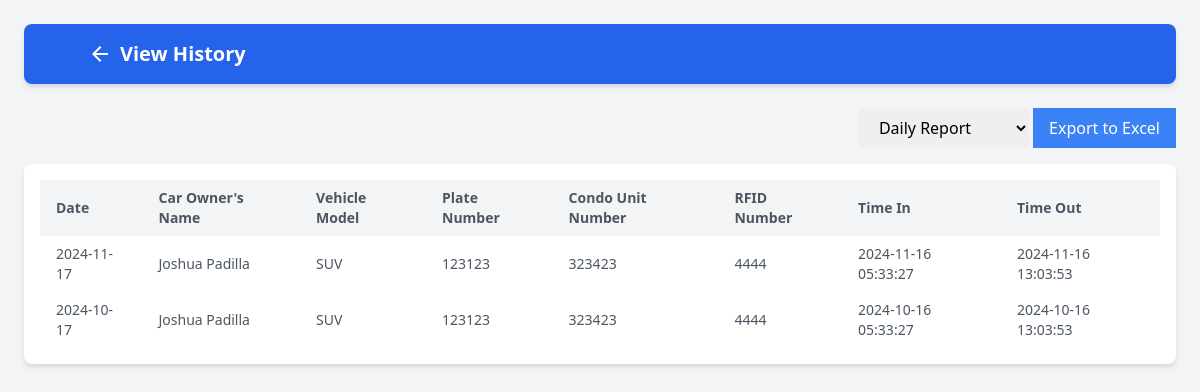
The page /admin/view_record.php?carID=10 on the database its author committed.
### tables this page shows
CREATE TABLE `time_logs` (
  `time_id` int(11) NOT NULL,
  `time_car_id` int(11) NOT NULL,
  `time_date` date NOT NULL,
  `time_in` datetime NOT NULL,
  `time_out` datetime DEFAULT NULL
);

CREATE TABLE `cars` (
  `car_id` int(11) NOT NULL,
  `carName` varchar(60) NOT NULL,
  `carType` varchar(60) NOT NULL,
  `plateNumber` varchar(60) NOT NULL,
  `condo` varchar(60) NOT NULL,
  `RFID` varchar(60) NOT NULL,
  `CarImage` varchar(255) NOT NULL,
  `cctImage` varchar(255) NOT NULL,
  `carStatus` int(11) NOT NULL DEFAULT 1 COMMENT '0=archive, 1=active'
);

### backend/db.php (called while the page is built, shortened)
<?php
class db_connect
{
    public $host = db_host;
    public $user = db_user;
    public $pass = db_pass;
    public $name = db_name;
    public function connect()
    {
        try {
            $this->conn = new mysqli($this->host, $this->user, $this->pass, $this->name);
        } catch (\Throwable $th) {
            header("Location:setup.php");
        }
    }
}

### backend/class.php (called while the page is built, shortened)
<?php
include ('db.php');
class global_class extends db_connect
{
    public function fetch_all_logHistory($carId) {
        $query = "SELECT * FROM `time_logs`
            LEFT JOIN cars
            ON cars.car_id = time_logs.time_car_id
            WHERE `time_car_id` = $carId
            ORDER BY time_logs.time_date DESC";
        $result = $this->conn->query($query);
        return $result;
    }
}
?>

### admin/view_record.php (the view, shortened to what this page needs)
<?php
include('../backend/class.php');
include "component/header.php";
$db = new global_class();
$carId = $_GET['carID'];
?>
<div class="flex justify-end mb-4">
    <form method="GET" action="../function/export_report.php">
        <select name="report_type" class="px-4 py-2">
            <option value="daily">Daily Report</option>
        </select>
        <button type="submit" class="bg-blue-500 text-white px-4 py-2">Export to Excel</button>
    </form>
</div>
<div class="overflow-x-auto bg-white shadow-md rounded-lg p-4">
    <table class="min-w-full table-auto">
        <thead class="bg-gray-100">
            <tr>
                <th class="px-4 py-2 text-left text-sm font-semibold text-gray-600">Date</th>
                <th class="px-4 py-2 text-left text-sm font-semibold text-gray-600">Car Owner's Name</th>
                <th class="px-4 py-2 text-left text-sm font-semibold text-gray-600">Vehicle Model</th>
                <th class="px-4 py-2 text-left text-sm font-semibold text-gray-600">Plate Number</th>
                <th class="px-4 py-2 text-left text-sm font-semibold text-gray-600">Condo Unit Number</th>
                <th class="px-4 py-2 text-left text-sm font-semibold text-gray-600">RFID Number</th>
                <th class="px-4 py-2 text-left text-sm font-semibold text-gray-600">Time In</th>
                <th class="px-4 py-2 text-left text-sm font-semibold text-gray-600">Time Out</th>
            </tr>
        </thead>
    <tbody>
        <?php
            $fetch_all_logHistory = $db->fetch_all_logHistory($carId);
            foreach ($fetch_all_logHistory as $logs):
        ?>
            <tr>
                <td class="px-4 py-2 text-sm text-gray-600"><?= $logs['time_date'] ?></td>
                <td class="px-4 py-2 text-sm text-gray-600"><?= $logs['carName'] ?></td>
                <td class="px-4 py-2 text-sm text-gray-600"><?= $logs['carType'] ?></td>
                <td class="px-4 py-2 text-sm text-gray-600"><?= $logs['plateNumber'] ?></td>
                <td class="px-4 py-2 text-sm text-gray-600"><?= $logs['condo'] ?></td>
                <td class="px-4 py-2 text-sm text-gray-600"><?= $logs['RFID'] ?></td>
                <td class="px-4 py-2 text-sm text-gray-600"><?= $logs['time_in'] ?></td>
                <td class="px-4 py-2 text-sm text-gray-600">
                    <?= $logs['time_out'] ? $logs['time_out'] : 'No Time Out' ?>
                </td>
            </tr>
        <?php endforeach; ?>
    </tbody>
    </table>
</div>
</body>
</html>

### rows shown on the page
time_logs: time_date "2024-11-17", time_car.carName "Joshua Padilla", time_car.carType "SUV", time_car.plateNumber "123123", time_car.condo "323423", time_car.RFID "4444", time_in "2024-11-16 05:33:27", time_out "2024-11-16 13:03:53"
time_logs: time_date "2024-10-17", time_car.carName "Joshua Padilla", time_car.carType "SUV", time_car.plateNumber "123123", time_car.condo "323423", time_car.RFID "4444", time_in "2024-10-16 05:33:27", time_out "2024-10-16 13:03:53"

### other values the page prints
$title "View History"
